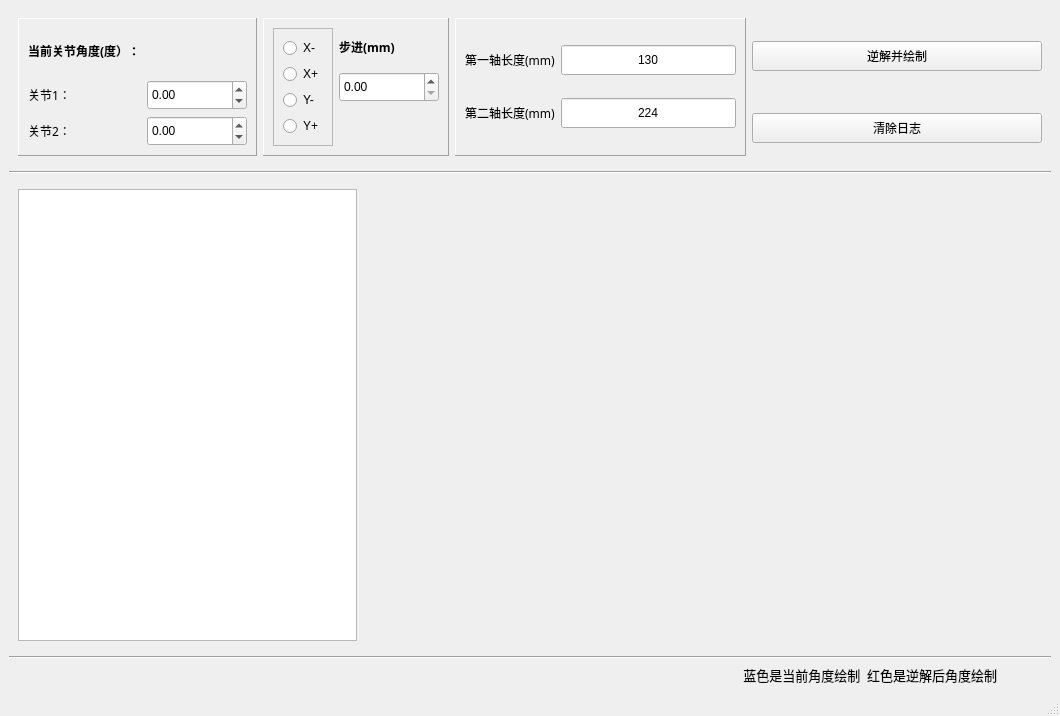
<?xml version="1.0" encoding="UTF-8"?>
<ui version="4.0">
 <class>MainWindow</class>
 <widget class="QMainWindow" name="MainWindow">
  <property name="geometry">
   <rect>
    <x>0</x>
    <y>0</y>
    <width>1060</width>
    <height>716</height>
   </rect>
  </property>
  <property name="windowTitle">
   <string>MainWindow</string>
  </property>
  <widget class="QWidget" name="centralwidget">
   <layout class="QVBoxLayout" name="verticalLayout">
    <item>
     <widget class="QFrame" name="frame_2">
      <property name="frameShape">
       <enum>QFrame::NoFrame</enum>
      </property>
      <property name="frameShadow">
       <enum>QFrame::Raised</enum>
      </property>
      <layout class="QGridLayout" name="gridLayout_5">
       <item row="0" column="0" rowspan="2">
        <widget class="QFrame" name="frame_4">
         <property name="frameShape">
          <enum>QFrame::Panel</enum>
         </property>
         <property name="frameShadow">
          <enum>QFrame::Raised</enum>
         </property>
         <layout class="QGridLayout" name="gridLayout_4">
          <item row="1" column="0">
           <widget class="QLabel" name="label">
            <property name="sizePolicy">
             <sizepolicy hsizetype="Fixed" vsizetype="Preferred">
              <horstretch>0</horstretch>
              <verstretch>0</verstretch>
             </sizepolicy>
            </property>
            <property name="font">
             <font>
              <family>微软雅黑</family>
             </font>
            </property>
            <property name="text">
             <string>关节1：</string>
            </property>
           </widget>
          </item>
          <item row="0" column="0">
           <widget class="QLabel" name="label_3">
            <property name="font">
             <font>
              <family>微软雅黑</family>
              <weight>75</weight>
              <bold>true</bold>
             </font>
            </property>
            <property name="text">
             <string>当前关节角度(度）：</string>
            </property>
           </widget>
          </item>
          <item row="1" column="1">
           <widget class="QDoubleSpinBox" name="le_deg1">
            <property name="sizePolicy">
             <sizepolicy hsizetype="Preferred" vsizetype="Fixed">
              <horstretch>0</horstretch>
              <verstretch>0</verstretch>
             </sizepolicy>
            </property>
            <property name="minimumSize">
             <size>
              <width>100</width>
              <height>30</height>
             </size>
            </property>
            <property name="minimum">
             <double>-360.000000000000000</double>
            </property>
            <property name="maximum">
             <double>360.000000000000000</double>
            </property>
           </widget>
          </item>
          <item row="2" column="0">
           <widget class="QLabel" name="label_2">
            <property name="sizePolicy">
             <sizepolicy hsizetype="Fixed" vsizetype="Preferred">
              <horstretch>0</horstretch>
              <verstretch>0</verstretch>
             </sizepolicy>
            </property>
            <property name="font">
             <font>
              <family>微软雅黑</family>
             </font>
            </property>
            <property name="text">
             <string>关节2：</string>
            </property>
           </widget>
          </item>
          <item row="2" column="1">
           <widget class="QDoubleSpinBox" name="le_deg2">
            <property name="sizePolicy">
             <sizepolicy hsizetype="Preferred" vsizetype="Fixed">
              <horstretch>0</horstretch>
              <verstretch>0</verstretch>
             </sizepolicy>
            </property>
            <property name="minimumSize">
             <size>
              <width>100</width>
              <height>30</height>
             </size>
            </property>
            <property name="minimum">
             <double>-360.000000000000000</double>
            </property>
            <property name="maximum">
             <double>360.000000000000000</double>
            </property>
           </widget>
          </item>
         </layout>
        </widget>
       </item>
       <item row="0" column="1" rowspan="2">
        <widget class="QFrame" name="frame_3">
         <property name="frameShape">
          <enum>QFrame::Panel</enum>
         </property>
         <property name="frameShadow">
          <enum>QFrame::Raised</enum>
         </property>
         <layout class="QGridLayout" name="gridLayout">
          <item row="0" column="1">
           <widget class="QLabel" name="label_4">
            <property name="font">
             <font>
              <family>微软雅黑</family>
              <weight>75</weight>
              <bold>true</bold>
             </font>
            </property>
            <property name="text">
             <string>步进(mm)</string>
            </property>
           </widget>
          </item>
          <item row="0" column="0" rowspan="3">
           <widget class="QFrame" name="frame">
            <property name="frameShape">
             <enum>QFrame::StyledPanel</enum>
            </property>
            <property name="frameShadow">
             <enum>QFrame::Raised</enum>
            </property>
            <layout class="QGridLayout" name="gridLayout_2">
             <item row="0" column="0">
              <widget class="QRadioButton" name="rbn_x_sub">
               <property name="text">
                <string>X-</string>
               </property>
              </widget>
             </item>
             <item row="2" column="0">
              <widget class="QRadioButton" name="rbn_y_sub">
               <property name="text">
                <string>Y-</string>
               </property>
              </widget>
             </item>
             <item row="3" column="0">
              <widget class="QRadioButton" name="rbn_y_add">
               <property name="text">
                <string>Y+</string>
               </property>
              </widget>
             </item>
             <item row="1" column="0">
              <widget class="QRadioButton" name="rbn_x_add">
               <property name="text">
                <string>X+</string>
               </property>
              </widget>
             </item>
            </layout>
           </widget>
          </item>
          <item row="1" column="1">
           <widget class="QDoubleSpinBox" name="le_step">
            <property name="minimumSize">
             <size>
              <width>100</width>
              <height>30</height>
             </size>
            </property>
            <property name="maximum">
             <double>1000.000000000000000</double>
            </property>
           </widget>
          </item>
         </layout>
        </widget>
       </item>
       <item row="0" column="2" rowspan="2">
        <widget class="QFrame" name="frame_5">
         <property name="frameShape">
          <enum>QFrame::Panel</enum>
         </property>
         <property name="frameShadow">
          <enum>QFrame::Raised</enum>
         </property>
         <layout class="QGridLayout" name="gridLayout_3">
          <item row="0" column="0">
           <widget class="QLabel" name="label_5">
            <property name="font">
             <font>
              <family>微软雅黑</family>
             </font>
            </property>
            <property name="text">
             <string>第一轴长度(mm)</string>
            </property>
           </widget>
          </item>
          <item row="0" column="1">
           <widget class="QLineEdit" name="le_L1">
            <property name="minimumSize">
             <size>
              <width>0</width>
              <height>30</height>
             </size>
            </property>
            <property name="text">
             <string>130</string>
            </property>
            <property name="alignment">
             <set>Qt::AlignCenter</set>
            </property>
           </widget>
          </item>
          <item row="1" column="0">
           <widget class="QLabel" name="label_6">
            <property name="font">
             <font>
              <family>微软雅黑</family>
             </font>
            </property>
            <property name="text">
             <string>第二轴长度(mm)</string>
            </property>
           </widget>
          </item>
          <item row="1" column="1">
           <widget class="QLineEdit" name="le_L2">
            <property name="minimumSize">
             <size>
              <width>0</width>
              <height>30</height>
             </size>
            </property>
            <property name="text">
             <string>224</string>
            </property>
            <property name="alignment">
             <set>Qt::AlignCenter</set>
            </property>
           </widget>
          </item>
         </layout>
        </widget>
       </item>
       <item row="0" column="3">
        <widget class="QPushButton" name="pbn_ok">
         <property name="sizePolicy">
          <sizepolicy hsizetype="Expanding" vsizetype="Fixed">
           <horstretch>0</horstretch>
           <verstretch>0</verstretch>
          </sizepolicy>
         </property>
         <property name="minimumSize">
          <size>
           <width>0</width>
           <height>30</height>
          </size>
         </property>
         <property name="text">
          <string>逆解并绘制</string>
         </property>
        </widget>
       </item>
       <item row="1" column="3">
        <widget class="QPushButton" name="pbn_clear">
         <property name="sizePolicy">
          <sizepolicy hsizetype="Expanding" vsizetype="Fixed">
           <horstretch>0</horstretch>
           <verstretch>0</verstretch>
          </sizepolicy>
         </property>
         <property name="minimumSize">
          <size>
           <width>0</width>
           <height>30</height>
          </size>
         </property>
         <property name="text">
          <string>清除日志</string>
         </property>
        </widget>
       </item>
      </layout>
     </widget>
    </item>
    <item>
     <widget class="Line" name="line">
      <property name="orientation">
       <enum>Qt::Horizontal</enum>
      </property>
     </widget>
    </item>
    <item>
     <widget class="QWidget" name="widget" native="true">
      <layout class="QHBoxLayout" name="horizontalLayout" stretch="1,2">
       <item>
        <widget class="QTextEdit" name="textEdit">
         <property name="sizePolicy">
          <sizepolicy hsizetype="Preferred" vsizetype="Expanding">
           <horstretch>0</horstretch>
           <verstretch>0</verstretch>
          </sizepolicy>
         </property>
         <property name="font">
          <font>
           <family>微软雅黑</family>
          </font>
         </property>
        </widget>
       </item>
       <item>
        <widget class="Form" name="render" native="true"/>
       </item>
      </layout>
     </widget>
    </item>
    <item>
     <widget class="Line" name="line_2">
      <property name="orientation">
       <enum>Qt::Horizontal</enum>
      </property>
     </widget>
    </item>
    <item>
     <widget class="QLabel" name="label_7">
      <property name="font">
       <font>
        <family>微软雅黑</family>
        <pointsize>10</pointsize>
        <weight>50</weight>
        <bold>false</bold>
       </font>
      </property>
      <property name="text">
       <string>蓝色是当前角度绘制  红色是逆解后角度绘制                </string>
      </property>
      <property name="alignment">
       <set>Qt::AlignRight|Qt::AlignTrailing|Qt::AlignVCenter</set>
      </property>
     </widget>
    </item>
   </layout>
  </widget>
  <widget class="QMenuBar" name="menubar">
   <property name="geometry">
    <rect>
     <x>0</x>
     <y>0</y>
     <width>1060</width>
     <height>23</height>
    </rect>
   </property>
  </widget>
  <widget class="QStatusBar" name="statusbar"/>
 </widget>
 <customwidgets>
  <customwidget>
   <class>Form</class>
   <extends>QWidget</extends>
   <header location="global">form.h</header>
   <container>1</container>
  </customwidget>
 </customwidgets>
 <resources/>
 <connections/>
</ui>
